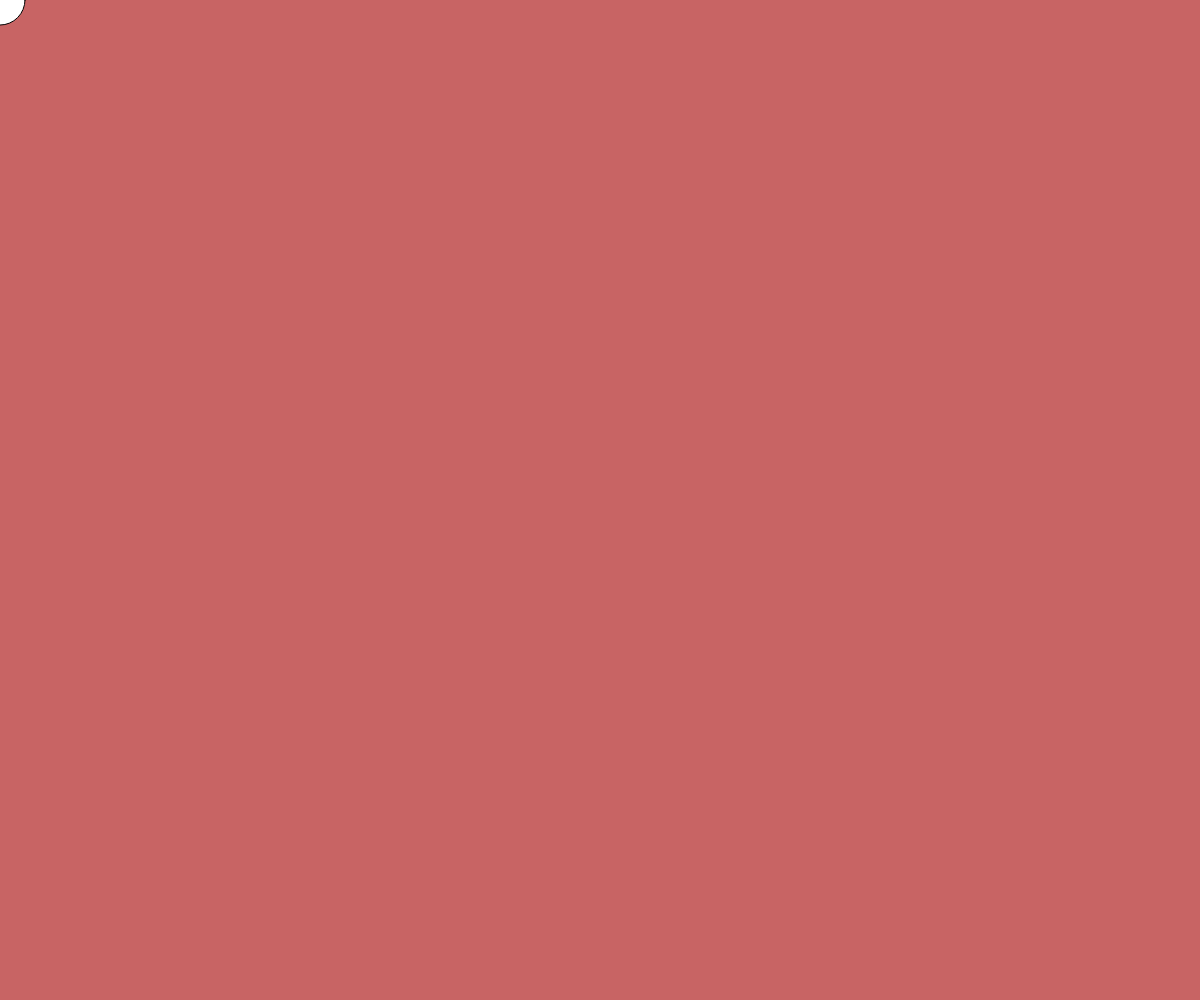
Frame 1 (no input)
Frame 60 (no input): identical to frame 1, image omitted
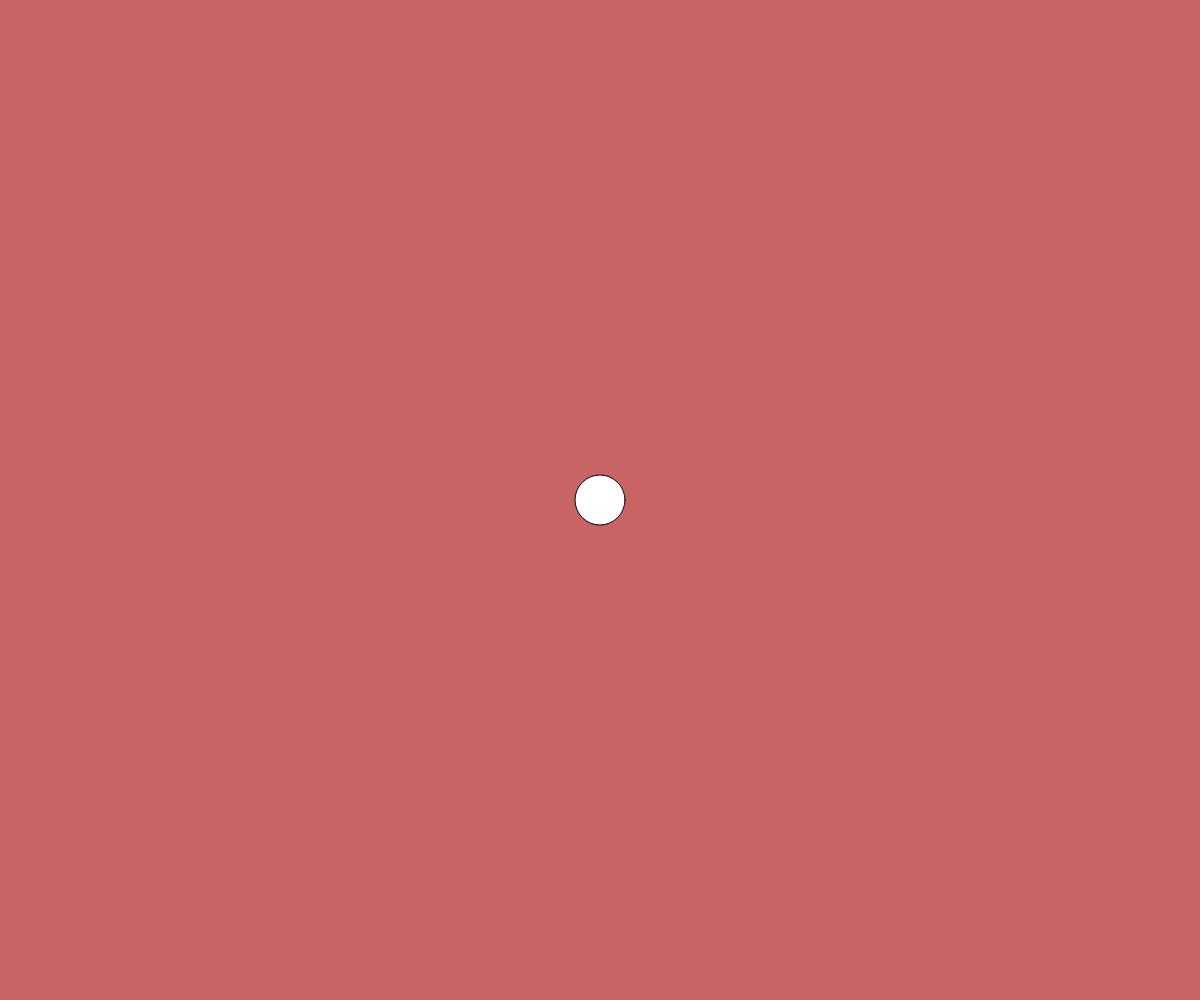
Frame 120 (the mouse pressed at the canvas centre since frame 60)

The p5.js sketch that drew these frames (run headless with seeded random() and noise() and a simulated clock; from frame 60 on, the mouse is pressed at the canvas centre):

// p5.js sketch
// ── sketch.js
var x = 0;

function setup() {
  createCanvas(windowWidth, windowHeight);
}

function draw() {
  // console.log(x);
  // ellipse(random(0, width), random(0, height), 50, 50);
  background(200, 100, 100);
  console.log(mouseX, mouseY);
  ellipse(mouseX, mouseY, 50, 50);
}
